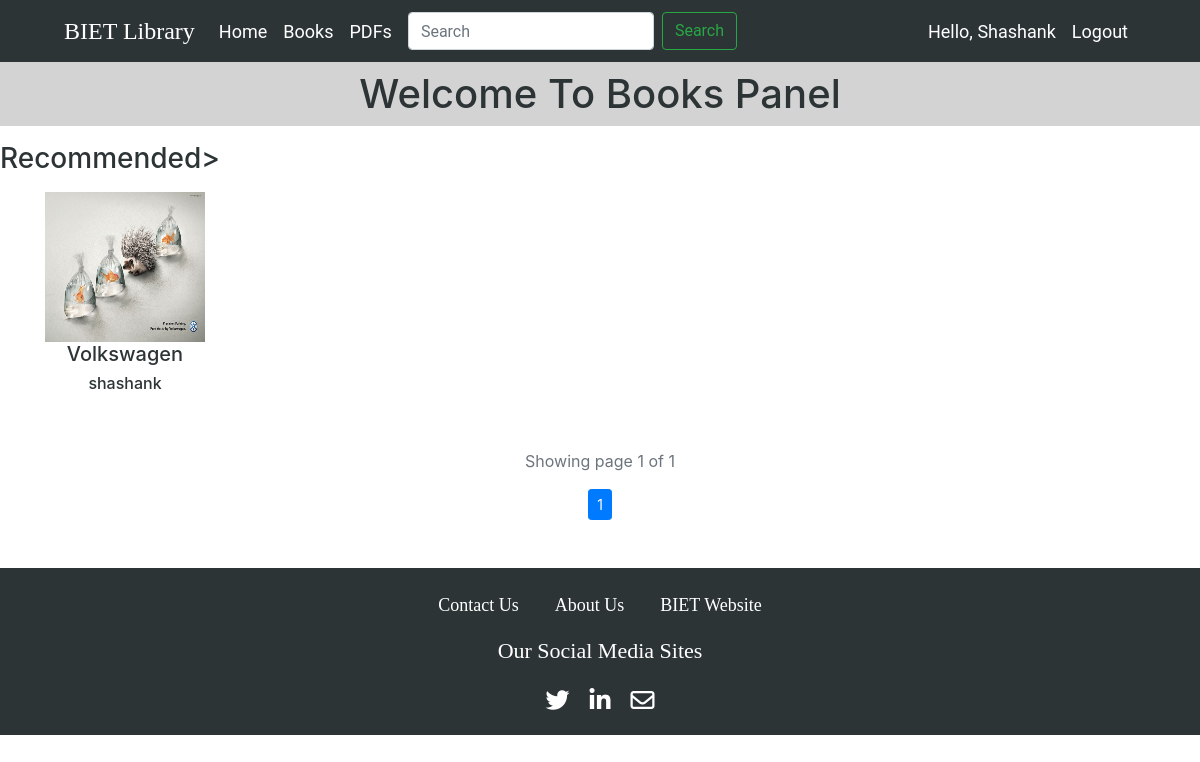
/books/?page=3 (signed in), run on an earlier commit of the app's database.
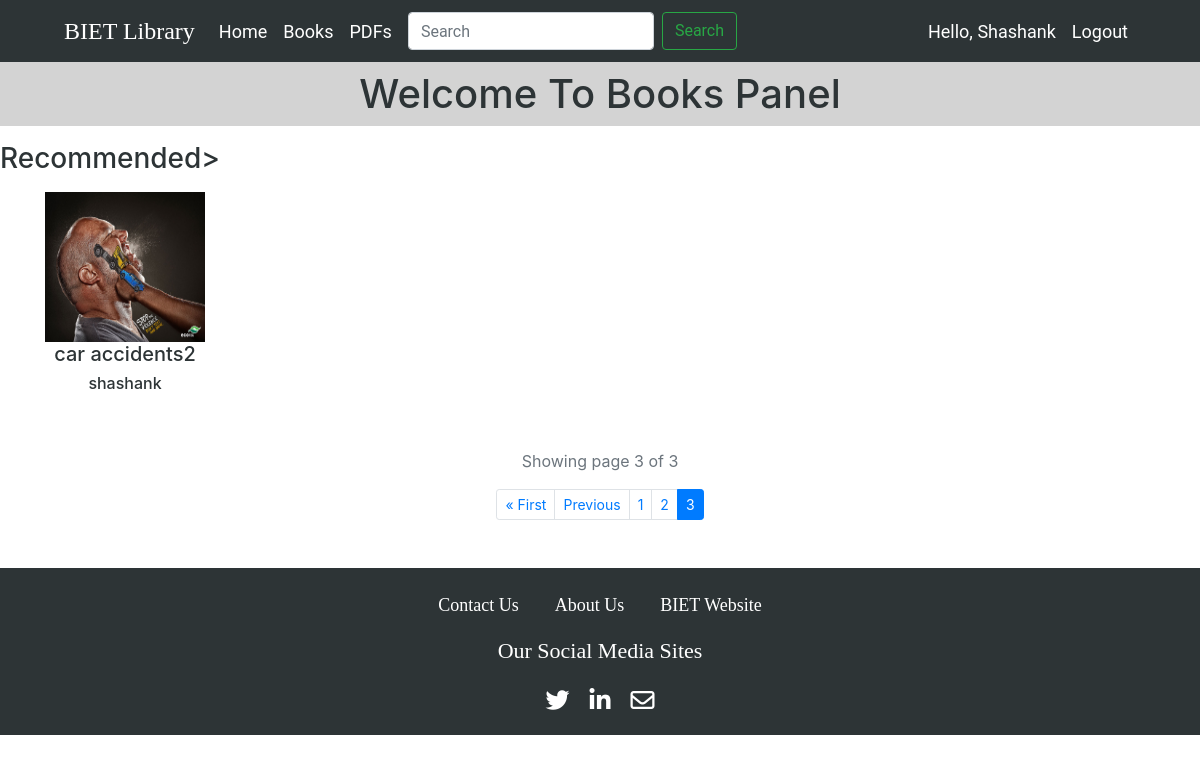
And on a later commit of the database.
### main/models.py (models this page shows)
class book(models.Model):
    image=models.ImageField(upload_to='book_images/')
    name=models.CharField(max_length=100)
    author=models.CharField(max_length=100)
    publication=models.CharField(max_length=100)
    edition=models.CharField(max_length=100)
    description=models.TextField(max_length=500)

### main/views.py (the view)
# urls.py: path('books/', views.book_col, name = "books"),
def book_col(request):
    book_display = book.objects.all()
    paginator = Paginator(book_display, 1)
    page_no = request.GET.get('page')
    page_obj = paginator.get_page(page_no)
    context = {'page_obj' : page_obj}
    return render(request, 'main/book.html', context)

### main/templates/main/book.html (shortened to what this page needs)
{% extends "main/index.html" %}
{% load static %}
{% block main-content %}
<center>
    <h1 class = "py-2" style="color:#2d3436; background-color:lightgray">Welcome To Books Panel</h1>
</center>
<div>
    <p><h3 style="color:#2d3436; background-color:#ffffff;">Recommended></h3></p>
</div>
<div class="container">
    <div class="row">
        {% for bk in page_obj %}
        <div class="col-lg-3 col-md-6 col-xl-2" style="text-align: center;">
            <a href="#" style="text-decoration: none; color:#2d3436;">
                <img src="{{bk.image.url}}" height="150" width="160" alt="{{bk.name}}" title="{{bk.name}}"/>
                <h5>{{bk.name}}</h5>
                <h6>{{bk.author}}</h6>
            </a>
        </div>
        {% endfor %}
    </div>
    <div class="container">
        <div class="row mt-5 mb-n2">
            <div class="col-12 text-center text-muted">
                <p><span>Showing page {{ page_obj.number }} of {{ page_obj.paginator.num_pages }}</span></p>
            </div>
        </div>
        <ul class="pagination pagination-sm mb-5 justify-content-center">
            {% if page_obj.has_previous %}
                <li class="page-item"><a class="page-link" href="?page=1">&laquo; First</a></li>
                <li class="page-item"><a class="page-link" href="?page={{ page_obj.previous_page_number }}">Previous</a></li>
            {% endif %}
            {% for num in page_obj.paginator.page_range %}
                {% if page_obj.number == num %}
                    <li class="page-item active"><a class="page-link" href="?page={{ num }}">{{ num }}</a></li>
                {% elif num > page_obj.number|add:'-3' and num < page_obj.number|add:'3' %}
                    <li class="page-item"><a class="page-link" href="?page={{ num }}">{{ num }}</a></li>
                {% endif %}
            {% endfor %}
        </ul>
    </div>
</div>
{% endblock %}

What changed in the data, as far as the page shows it:
no longer on this page (row unchanged): book: image (picture), name "Volkswagen", author "shashank"
added book: image (picture), name "car accidents2", author "shashank"
Also different on the page:
{{ page_obj.number }}: "1" → "3"
{{ page_obj.paginator.num_pages }}: "1" → "3"
text now shown: "« First Previous"
list line gone: "1"
new list line: "1"
new list line: "2"
new list line: "3"
